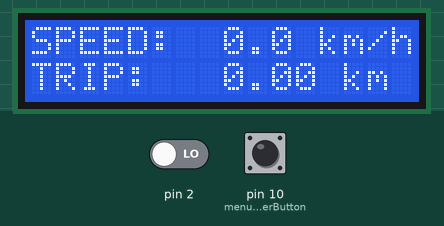
Simulated run of this sketch. Board: Arduino Uno, built with avr-gcc and run on an emulated ATmega328P. On the bench: 16×2 character LCD. Inputs (shaded band) come from the test bench; at power-on: pin 10 (menuCounterButton) LOW, pin 2 LOW. The local clock reads 2024-03-15 10:24:30 at power-on unless the sketch sets it.

Above: at 1.2 s.
1.3 s: pin 10 (menuCounterButton) pulled HIGH for 0.15 s
At 2.6 s:
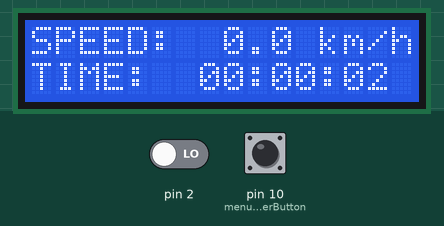
4.4 s: pin 10 (menuCounterButton) pulled HIGH for 1 s
At 6.6 s:
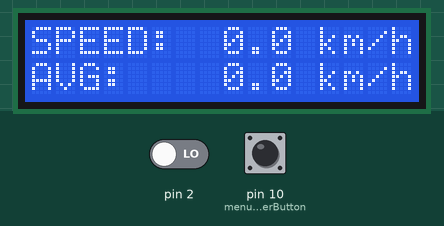
6.9 s: pin 10 (menuCounterButton) pulled HIGH for 0.15 s
At 8.2 s:
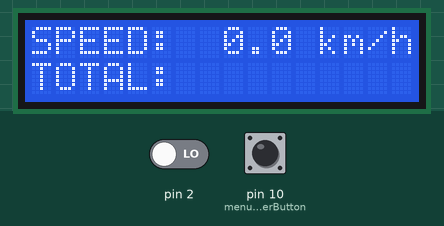
8.5 s: pin 10 (menuCounterButton) pulled HIGH for 0.15 s
At 9.8 s:
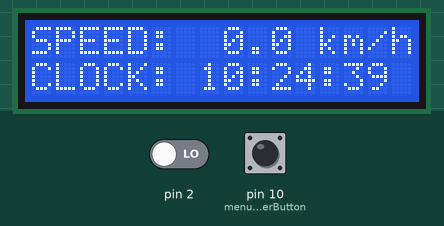
11.6 s: pin 10 (menuCounterButton) pulled HIGH for 1 s
At 13.2 s:
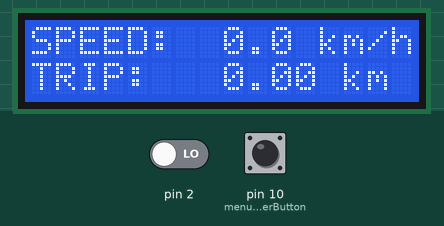
Timing chart, 0 to 14.7 s (numbered marks = the images above; inputs shaded):
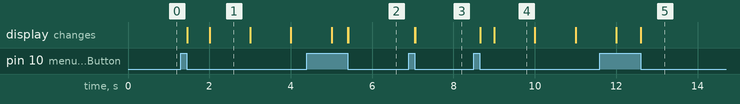

The sketch:

20171113_speedometer.ino
```cpp
/*
   PINS IN USE:
   SDA: A4
   SCL: A5
   Press button: 10
   MEDER MK5-1C90C REED-sensor: 2
*/

#include <DS1307RTC.h>                // clock
#include <Time.h>                     // required by DS1307RTC.h
#include <TimeLib.h>                  // contains definition for tmElements_t
#include <Wire.h>                     // I2C protocol communication on pins A4 and A5
#include <LiquidCrystal.h>            // LCD
#include <MsTimer2.h>                 // periodic tasks

const int rs = 8, en = 9, d4 = 4, d5 = 5, d6 = 6, d7 = 7; // LCD pins
LiquidCrystal lcd(rs, en, d4, d5, d6, d7);

const int menuCounterButton = 10;
int menuCounter = 1;

const float wheelSize = 2000; // wheel size in millimeters
volatile unsigned long instantNow = 0, prevInstant = 0;
volatile float trip = 0;
float instSpeed = 0, avgSpeed = 0;

tmElements_t tm, tm0;
int secondTime = 0, minuteTime = 0, hourTime = 0;

int buttonState = 0, lastButtonState = 0, startPressed = 0, endPressed = 0, timeHold = 0, timeReleased = 0;     // current state of the button
int function(int pin);

// functions
void pulse();
void updateAllValues();
void print2digits(int number);
void printFullLine(int c1, int r1, String valueName, int c2, int r2, float value, int decimalPlaces, String unit);
int longPress(int buttonPin);

void setup() {
  Serial.begin(9600);
  lcd.begin(16, 2);
  pinMode(menuCounterButton, INPUT);
  attachInterrupt(digitalPinToInterrupt(2), pulse, RISING);
  MsTimer2::set(1000, updateAllValues);
  MsTimer2::start();
  RTC.read(tm0);
}

void loop() {
  printFullLine(0, 0, "SPEED:", 6, 0, instSpeed, 1, " km/h");

  int x = longPress(menuCounterButton);

  if (x == 1) {
//    delay(200);                       // button debouncing
    menuCounter++;
    lcd.clear();
    if (menuCounter == 6)
      menuCounter = 1;
  }

  else if (x == 2) {
    trip = 0;
    RTC.read(tm0);
    avgSpeed = 0;
  }

  switch (menuCounter) {
    case 1:
      printFullLine(0, 1, "TRIP:", 6, 1, trip, 2, " km");
      break;

    case 2:
      lcd.setCursor(0, 1);
      lcd.print("TIME:");

      if (RTC.read(tm)) {

        secondTime = tm.Second - tm0.Second;
        if (secondTime < 0) {
          secondTime += 60;
          tm.Minute--;
        }

        minuteTime = tm.Minute - tm0.Minute;
        if (minuteTime < 0) {
          minuteTime += 60;
          tm.Hour--;
        }

        hourTime = tm.Hour - tm0.Hour;
        if (hourTime < 0)
          hourTime += 24;

        lcd.setCursor(7, 1);
        print2digits(hourTime);
        lcd.write(':');
        print2digits(minuteTime);
        lcd.write(':');
        print2digits(secondTime);
      }
      break;

    case 3:
      printFullLine(0, 1, "AVG:", 6, 1, avgSpeed, 1, " km/h");
      break;

    case 4:
      lcd.setCursor(0, 1);
      lcd.print("TOTAL:");
      break;

    case 5:
      lcd.setCursor(0, 1);
      lcd.print("CLOCK:");

      if (RTC.read(tm)) {
        lcd.setCursor(7, 1);
        print2digits(tm.Hour);
        lcd.write(':');
        print2digits(tm.Minute);
        lcd.write(':');
        print2digits(tm.Second);
      }
      break;
  }
}

// pulse: function called by the systeminterrupt
//        stores the duration since arduino turned on in milliseconds at which the sensor reads a signal

void pulse() {
  prevInstant = instantNow;
  instantNow = millis();
  trip += wheelSize / 1000000;
}

//updateAllValues: called at regular interval by MsTimer2
//                 calculates the instantaneous values (instantaneous speed, average...) based on the two last instant values.

void updateAllValues() {

  // Instantaneous speed
  if (millis() - instantNow > 3000)                               // speed is null if no signal for 3 seconds
    instSpeed = 0;
  else if (instantNow > prevInstant && prevInstant > 0)
    instSpeed = wheelSize / (instantNow - prevInstant) * 3.60;

  // Average speed
  avgSpeed = trip / (millis() / (1000.00 * 3600.00));
}

void print2digits(int number) {        // converts 14:5:3 to 14:05:03
  if (number >= 0 && number < 10)
    lcd.write('0');
  lcd.print(number);
}

void printFullLine(int c1, int r1, String valueName, int c2, int r2, float value, int decimalPlaces, String unit) {
  lcd.setCursor(c1, r1);
  lcd.print(valueName);
  lcd.setCursor(c2, r2);
  if (value >= 0 && value < 100) {
    lcd.write(' ');
    if (value >= 0 && value < 10)
      lcd.write(' ');
  }
  lcd.print(value, decimalPlaces);
  lcd.print(unit);
}

int longPress(int pin) {
  int x = 0;
  buttonState = digitalRead(pin);

  if (buttonState != lastButtonState) {

    if (buttonState == HIGH) {
      startPressed = millis();
      timeReleased = startPressed - endPressed;
    }
    else {
      endPressed = millis();
      timeHold = endPressed - startPressed;

      if (timeHold >= 0 && timeHold < 2000) {
        x = 1;
      }

      if (timeHold >= 2000) {
        x = 2;
      }
    }
  }
  lastButtonState = buttonState;
  return x;
}
```

Measured:
- after the input at 1.3 s, the display: first changes after 0.16 s (image 1 shows a later state)
- after the input at 4.4 s, the display: first differs from a run without the input after 1.0 s (image 2 shows a later state)
- after the input at 6.9 s, the display: first changes after 0.15 s (image 3 shows a later state)
- after the input at 8.5 s, the display: first changes after 0.16 s (image 4 shows a later state)
- after the input at 11.6 s, the display: first differs from a run without the input after 1.0 s (image 5 shows a later state)
- what the display in image 1 shows lasts 1.0 s, from 2.0 s to 3.0 s
